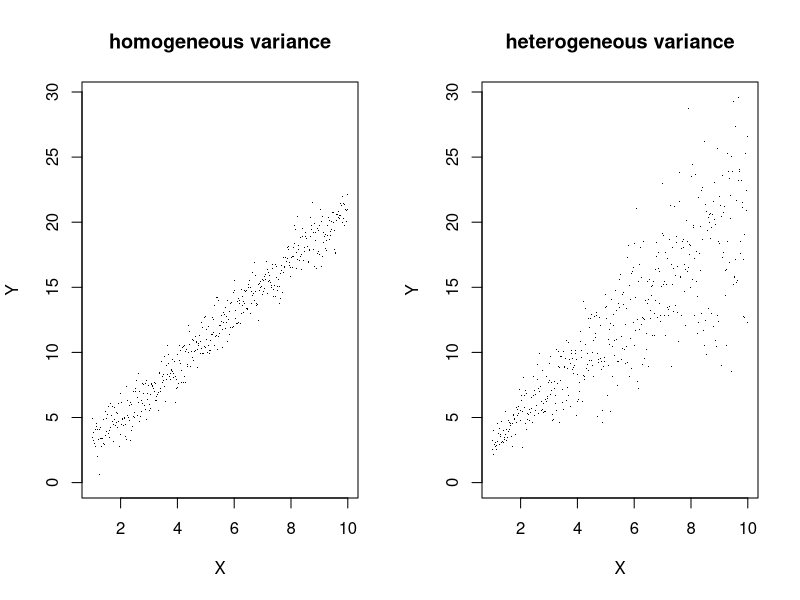

R code for this plot:
x <- seq(from=1, to=10, by=0.02)
n <- length(x)
alpha <- 1
beta <- 2
yhat <- alpha + beta*x
res1 <- rnorm(n, mean=0, sd=1)
y1 <- yhat + res1
res2 <- rnorm(n, mean=0, sd=1)*0.5*x
y2 <- yhat + res2
maxy = max(c(max(y1),max(y2)))
par(mfrow=c(1,2))
plot(x,y1,ylab="Y", xlab="X", pch=".",
     main="homogeneous variance",ylim=c(0,maxy))
plot(x,y2,ylab="Y", xlab="X", pch=".",
     main="heterogeneous variance",ylim=c(0,maxy))

